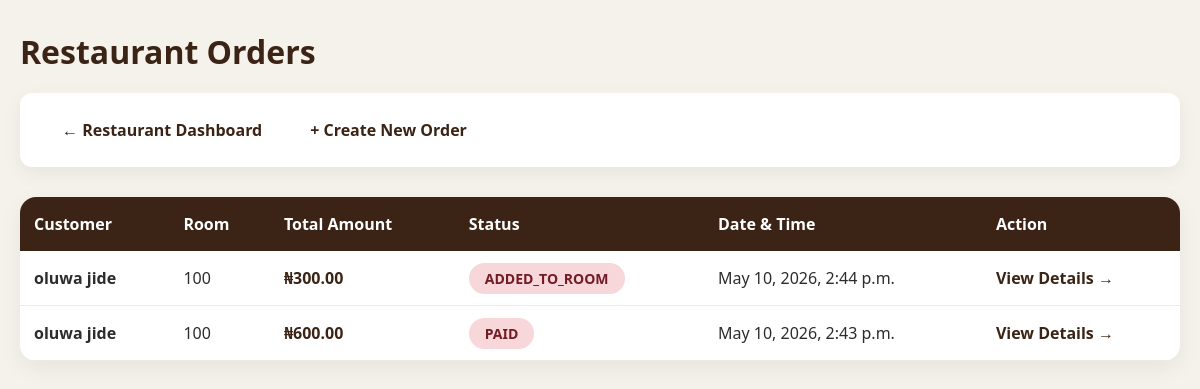
The app's page /restaurant/orders/ (signed in) with its own data.
### restaurant/models.py (models this page shows, shortened)
class RestaurantOrder(models.Model):
    PAYMENT_STATUS_CHOICES = [
        ('PAID', 'Paid'),
        ('ADDED_TO_ROOM', 'Added to Guest Room'),
        ('UNPAID', 'Unpaid'),
    ]
    booking = models.ForeignKey(
        Booking,
        on_delete=models.SET_NULL,
        null=True,
        blank=True,
        related_name='restaurant_orders'
    )
    customer_name = models.CharField(max_length=150, blank=True)
    room_number = models.CharField(max_length=20, blank=True)
    created_by = models.ForeignKey(settings.AUTH_USER_MODEL, on_delete=models.SET_NULL, null=True)
    payment_status = models.CharField(max_length=30, choices=PAYMENT_STATUS_CHOICES, default='UNPAID')
    total_amount = models.DecimalField(max_digits=12, decimal_places=2, default=0)
    added_to_guest_bill = models.BooleanField(default=False)
    created_at = models.DateTimeField(auto_now_add=True)

### restaurant/views.py (the view)
# urls.py: path('orders/', views.order_list, name='order_list'),
@login_required
def order_list(request):
    orders = RestaurantOrder.objects.select_related('booking', 'booking__guest').order_by('-created_at')
    return render(request, 'restaurant/order_list.html', {'orders': orders})

### templates/restaurant/order_list.html (shortened to what this page needs)
<!DOCTYPE html>
<html lang="en">
<head>
</head>
<body>
    <div class="container">
        <h1>Restaurant Orders</h1>
        <div class="nav-links">
            <a href="{% url 'restaurant:dashboard' %}">← Restaurant Dashboard</a>
            <a href="{% url 'restaurant:create_order' %}">+ Create New Order</a>
        </div>
        <div class="table-container">
            <table>
                <thead>
                    <tr>
                        <th>Customer</th>
                        <th>Room</th>
                        <th>Total Amount</th>
                        <th>Status</th>
                        <th>Date & Time</th>
                        <th>Action</th>
                    </tr>
                </thead>
                <tbody>
                    {% for order in orders %}
                    <tr>
                        <td><strong>{{ order.customer_name }}</strong></td>
                        <td>{{ order.room_number|default:"Walk-in" }}</td>
                        <td class="price">₦{{ order.total_amount }}</td>
                        <td>
                            <span class="status
                                {% if order.payment_status == 'Paid' %}paid{% elif order.payment_status == 'Pending' %}pending{% else %}unpaid{% endif %}">
                                {{ order.payment_status }}
                            </span>
                        </td>
                        <td>{{ order.created_at }}</td>
                        <td>
                            <a href="{% url 'restaurant:order_detail' order.id %}" class="action-link">View Details →</a>
                        </td>
                    </tr>
                    {% empty %}
                    <tr>
                        <td colspan="6" class="empty-row">No restaurant orders yet.</td>
                    </tr>
                    {% endfor %}
                </tbody>
            </table>
        </div>
    </div>
</body>
</html>

### templates/restaurant/order_list.html (style rules this page uses)
* { margin: 0; padding: 0; box-sizing: border-box; }
body { font-family: "Segoe UI", Arial, sans-serif; background: #f5f1eb; color: #2c2c2c; padding: 30px 20px; min-height: 100vh; }
.container { max-width: 1300px; margin: 0 auto; }
h1 { color: #3b2415; font-size: 32px; margin-bottom: 20px; }
.nav-links { background: white; padding: 16px 24px; border-radius: 12px; box-shadow: 0 6px 20px rgba(0,0,0,0.06); margin-bottom: 30px; display: flex; flex-wrap: wrap; gap: 12px; }
.nav-links a { color: #3b2415; text-decoration: none; font-weight: 600; padding: 10px 18px; border-radius: 8px; transition: all 0.3s ease; }
.table-container { background: white; border-radius: 16px; box-shadow: 0 8px 25px rgba(0,0,0,0.06); overflow: hidden; }
table { width: 100%; border-collapse: collapse; }
th { background: #3b2415; color: white; padding: 16px 14px; text-align: left; font-weight: 600; }
td { padding: 16px 14px; border-bottom: 1px solid #f0e9df; }
.status { padding: 6px 16px; border-radius: 30px; font-size: 14px; font-weight: 600; }
.unpaid { background: #f8d7da; color: #721c24; }
.price { font-weight: 600; color: #3b2415; }
.action-link { color: #3b2415; font-weight: 600; text-decoration: none; }

### records on screen
RestaurantOrder: customer_name "oluwa jide", room_number "100", total_amount "300.00", payment_status "ADDED_TO_ROOM", created_at "May 10, 2026, 2:44 p.m."
RestaurantOrder: customer_name "oluwa jide", room_number "100", total_amount "600.00", payment_status "PAID", created_at "May 10, 2026, 2:43 p.m."
